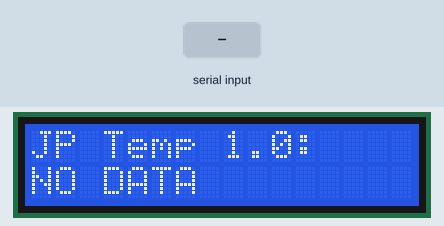
Simulated run of this sketch. Board: Arduino Uno, built with avr-gcc and run on an emulated ATmega328P. Parts: 16×2 character LCD. The test bench sets the inputs (shaded band). What the sketch prints to the serial monitor is not drawn.

Above: at 1.2 s.
1.3 s: "1\n" received over Serial
At 2.4 s:
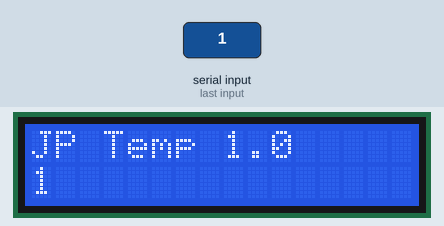
2.8 s: "0\n" received over Serial
At 3.5 s:
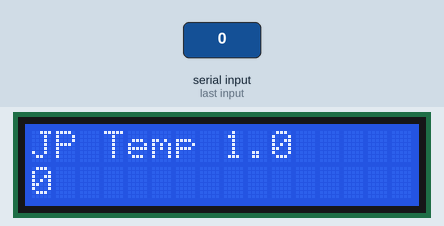
4.3 s: "2\n" received over Serial
At 4.7 s:
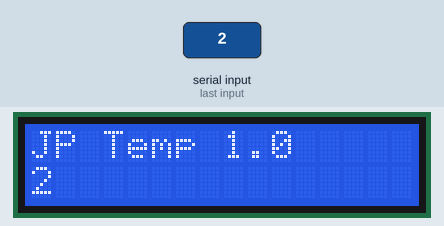
Timing chart, 0 to 7.3 s (numbered marks = the images above; inputs shaded):
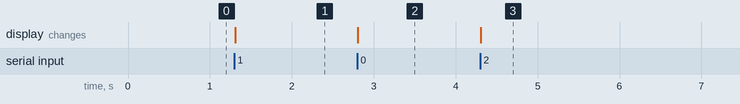

The sketch:

arduinoClient.ino
```cpp
#include <LiquidCrystal.h>

// DFRobot LCD Shield
LiquidCrystal lcd(8, 9, 4, 5, 6, 7);

void setup() {
    Serial.begin(9600);
    lcd.begin(16, 2);  // Set LCD size (16 x 2)
    lcd.print("JP Temp 1.0:");
    lcd.setCursor(0,2);
    lcd.print("NO DATA"); // Show this when there is no serial data
}

void loop() {
    if (Serial.available()) {
        String temperature = Serial.readStringUntil('\n');

        // Debugging
        Serial.print("Received: ");
        Serial.println(temperature);

        lcd.setCursor(0, 1);
        lcd.clear();
        lcd.print ("JP Temp 1.0");
        lcd.setCursor(0, 2);

        if(temperature != 0){
          lcd.print(temperature);
        }
        else{
          lcd.print("NO DATA");
        }
    }

}
```

Measured:
- after the input at 1.3 s, the display: changes at once (image 1)
- after the input at 2.8 s, the display: changes at once (image 2)
- after the input at 4.3 s, the display: changes at once (image 3)
